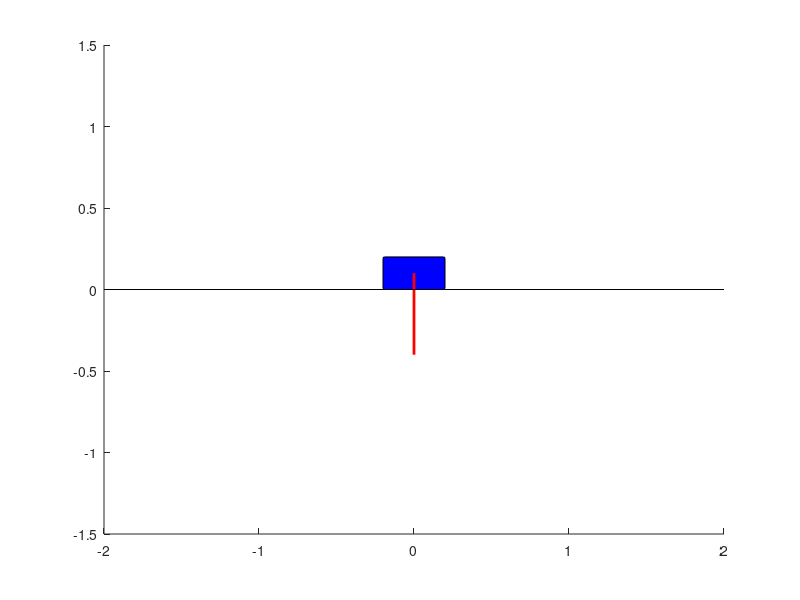

Write MATLAB code to recreate this figure. (Note: this script raises an error after producing the figure.)
%% Ines Alejandro Garcia Mosqueda
% Pendulum LQR control with observer animation
%%%%%%%%%%%%%%%%%%%%%%%%%%%%%%%%%%%%%%%%%%%%%%%%%%%%%%%%%%%%%%%%%%%%%%%%%%%%%%%%%%%%
%    Clear everything
%%%%%%%%%%%%%%%%%%%%%%%%%%%%%%%%%%%%%%%%%%%%%%%%%%%%%%%%%%%%%%%%%%%%%%%%%%%%%%%%%%%%
close all
clearvars
clc

%%%%%%%%%%%%%%%%%%%%%%%%%%%%%%%%%%%%%%%%%%%%%%%%%%%%%%%%%%%%%%%%%%%%%%%%%%%%%%%%%%%%
%    Car and pendulum params
%%%%%%%%%%%%%%%%%%%%%%%%%%%%%%%%%%%%%%%%%%%%%%%%%%%%%%%%%%%%%%%%%%%%%%%%%%%%%%%%%%%%

m_p = 0.2;       % Mass of the pendulum (kg)
m_c = 1.0;       % Mass of the cart (kg)
l = 0.5;         % Length of the pendulum (m)
g = 9.81;        % Acceleration due to gravity (m/s^2)

A = [0 1 0 0;
     0 0 -(m_p * g) / (m_c + m_p) 0;
     0 0 0 1;
     0 0 (g * (m_c + m_p)) / (l * (m_c + m_p)) 0];

B = [0;
     1 / (m_c + m_p);
     0;
     -1 / (l * (m_c + m_p))];

% position and angle measure
C = [1 0 0 0; 
     0 0 1 0];

D = [0; 0];

%%%%%%%%%%%%%%%%%%%%%%%%%%%%%%%%%%%%%%%%%%%%%%%%%%%%%%%%%%%%%%%%%%%%%%%%%%%%%%%%%%%%
%    Observer and LQR params
%%%%%%%%%%%%%%%%%%%%%%%%%%%%%%%%%%%%%%%%%%%%%%%%%%%%%%%%%%%%%%%%%%%%%%%%%%%%%%%%%%%%

% Observer
desired_eigenvalues = [-10, -11, -12, -13];  
L = place(A', C', desired_eigenvalues)';

% LQR vars
Q = diag([10 1 10 1]);  % State cost matrix
R = 1;                  % Control input cost
K = lqr(A, B, Q, R);    % State feedback gain

%%%%%%%%%%%%%%%%%%%%%%%%%%%%%%%%%%%%%%%%%%%%%%%%%%%%%%%%%%%%%%%%%%%%%%%%%%%%%%%%%%%%
%    Simulation params
%%%%%%%%%%%%%%%%%%%%%%%%%%%%%%%%%%%%%%%%%%%%%%%%%%%%%%%%%%%%%%%%%%%%%%%%%%%%%%%%%%%%

T = 10;                
dt = 0.01;            
time = 0:dt:T;         

% Initial conditions
% x0 = [x; x_dot; theta; theta_dot]
x0 = [0; 0; 3.14; 0];   
x_hat0 = [0; 0; 0; 0]; 

% Init things for this XD
x = zeros(4, length(time));      % True state
x_hat = zeros(4, length(time));  % Estimated state (observer)
u = zeros(1, length(time));      % Control input

% initial conditions
x(:,1) = x0;
x_hat(:,1) = x_hat0;


%%%%%%%%%%%%%%%%%%%%%%%%%%%%%%%%%%%%%%%%%%%%%%%%%%%%%%%%%%%%%%%%%%%%%%%%%%%%%%%%%%%%
%    Animation loop
%%%%%%%%%%%%%%%%%%%%%%%%%%%%%%%%%%%%%%%%%%%%%%%%%%%%%%%%%%%%%%%%%%%%%%%%%%%%%%%%%%%%

% desired state
x_ref = [0; 0; 0; 0];

% Animation figures params
figure;
cart_width = 0.4;    
cart_height = 0.2;   
pendulum_length = l; 
axis([-2 2 -1.5 1.5]); 
hold on;

cart = rectangle('Position', [-cart_width/2, 0, cart_width, cart_height], 'Curvature', 0.1, 'FaceColor', 'blue');
pendulum = line([0, 0], [cart_height/2, cart_height/2 - pendulum_length], 'LineWidth', 2, 'Color', 'red');
ground = line([-2, 2], [0, 0], 'Color', 'black');

for k = 1:length(time)-1
    u(k) = -K * x_hat(:,k);  
    dx = A * x(:,k) + B * u(k);
    x(:,k+1) = x(:,k) + dx * dt;
    y = C * x(:,k);
    dx_hat = A * x_hat(:,k) + B * u(k) + L * (y - C * x_hat(:,k));
    x_hat(:,k+1) = x_hat(:,k) + dx_hat * dt;
    
    % Animation update
    cart_pos = x(1,k);   
    pendulum_angle = x(3,k);   
    cart.Position = [cart_pos - cart_width/2, 0, cart_width, cart_height];
    pendulum_x = cart_pos + pendulum_length * sin(pendulum_angle);
    pendulum_y = cart_height/2 - pendulum_length * cos(pendulum_angle);
    set(pendulum, 'XData', [cart_pos, pendulum_x]);
    set(pendulum, 'YData', [cart_height/2, pendulum_y]);
    pause(0.01);
end


%%%%%%%%%%%%%%%%%%%%%%%%%%%%%%%%%%%%%%%%%%%%%%%%%%%%%%%%%%%%%%%%%%%%%%%%%%%%%%%%%%%%
%    Plt
%%%%%%%%%%%%%%%%%%%%%%%%%%%%%%%%%%%%%%%%%%%%%%%%%%%%%%%%%%%%%%%%%%%%%%%%%%%%%%%%%%%%

figure;
subplot(3,1,1);
plot(time, x(1,:), 'b', time, x_hat(1,:), 'r--');
xlabel('Time (s)');
ylabel('Cart Position (m)');
legend('True Position', 'Estimated Position');
title('Cart Position vs Estimated Position');

subplot(3,1,2);
plot(time, x(3,:), 'b', time, x_hat(3,:), 'r--');
xlabel('Time (s)');
ylabel('Pendulum Angle (rad)');
legend('True Angle', 'Estimated Angle');
title('Pendulum Angle vs Estimated Angle');

subplot(3,1,3);
plot(time, u);
xlabel('Time (s)');
ylabel('Control Input (N)');
title('Control Input');
